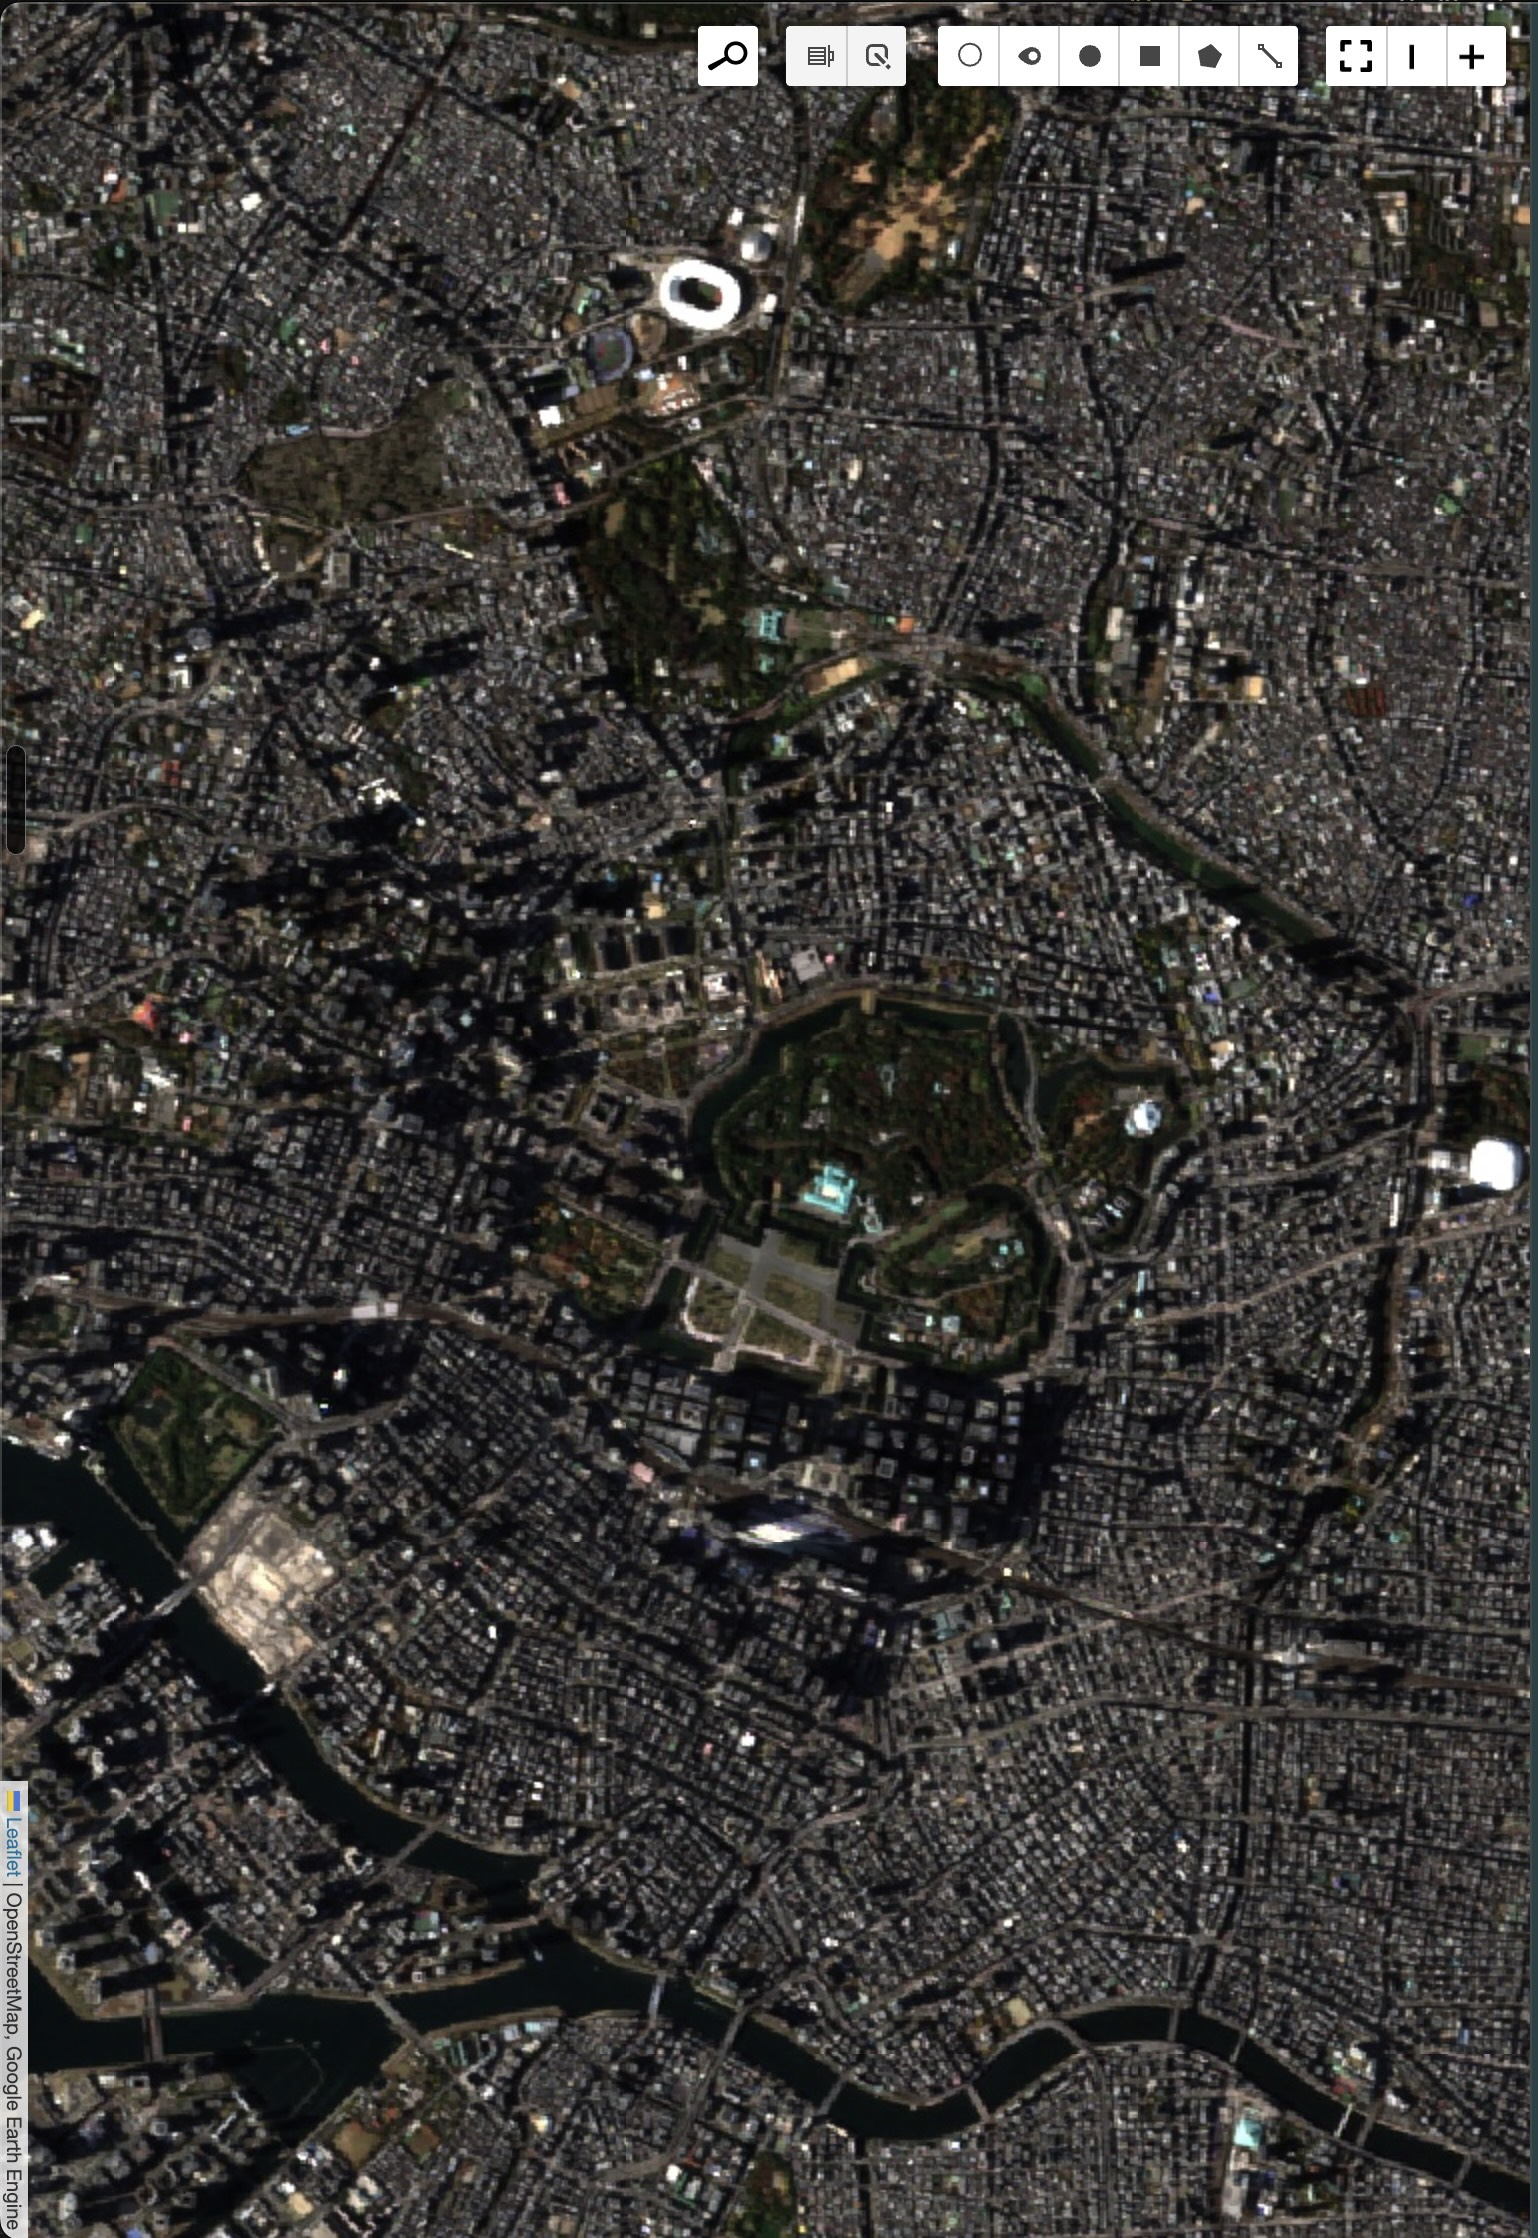

Reproduce this figure in Python.
import ee
import geemap.foliumap as geemap  # ここを書き換える（重要！）
import webbrowser
import os
from dotenv import load_dotenv

load_dotenv()
PROJECT_ID = os.getenv('GEE_PROJECT_ID')

# 初期化
try:
    # PROJECT_IDが正しく読み込めているか確認
    if not PROJECT_ID:
        raise ValueError("環境変数 'GEE_PROJECT_ID' が設定されていません。")
    ee.Initialize(project=PROJECT_ID)
except Exception:
    ee.Authenticate()
    ee.Initialize(project=PROJECT_ID)

# 千代田区周辺の座標
chiyoda = ee.Geometry.Point([139.75, 35.68])

# 衛星データ取得
image = (ee.ImageCollection('COPERNICUS/S2_SR_HARMONIZED')
         .filterBounds(chiyoda)
         .filterDate('2023-01-01', '2023-12-31')
         .sort('CLOUDY_PIXEL_PERCENTAGE')
         .first())

# 地図作成 (geemap.foliumap を使っているので、出力が安定します)
Map = geemap.Map()
Map.centerObject(chiyoda, 14)
Map.addLayer(image, {'bands': ['B4', 'B3', 'B2'], 'min': 0, 'max': 3000}, 'Chiyoda Image')

# 保存と表示
output_file = "map_chiyoda.html"
Map.save(output_file) # foliumベースなので save() でOK

print(f"Success! Opening {output_file}...")
webbrowser.open('file://' + os.path.realpath(output_file))